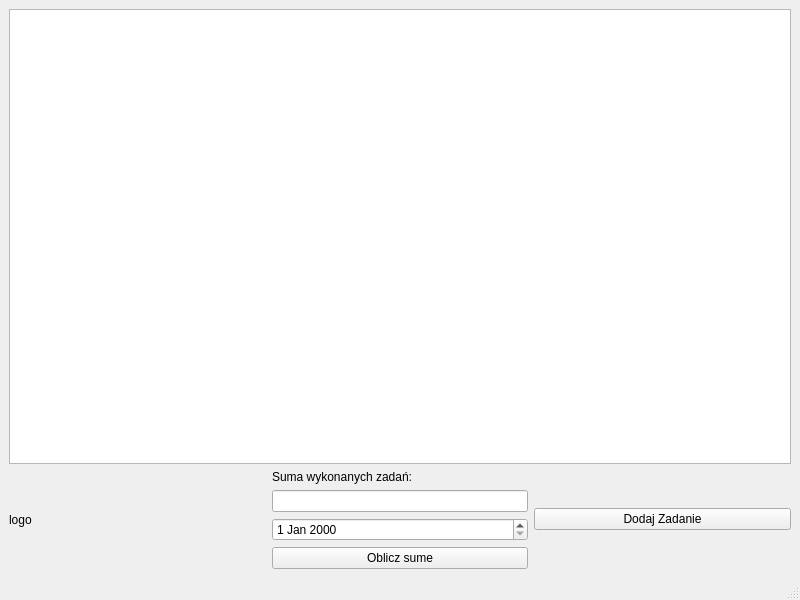
<?xml version="1.0" encoding="UTF-8"?>
<ui version="4.0">
 <class>MainWindow</class>
 <widget class="QMainWindow" name="MainWindow">
  <property name="geometry">
   <rect>
    <x>0</x>
    <y>0</y>
    <width>800</width>
    <height>600</height>
   </rect>
  </property>
  <property name="windowTitle">
   <string>MainWindow</string>
  </property>
  <widget class="QWidget" name="centralwidget">
   <layout class="QGridLayout" name="gridLayout">
    <item row="0" column="0">
     <layout class="QVBoxLayout" name="verticalLayout_2">
      <item>
       <widget class="QTableWidget" name="tableWidget"/>
      </item>
      <item>
       <layout class="QHBoxLayout" name="horizontalLayout" stretch="3,3,3">
        <item>
         <widget class="QLabel" name="logo">
          <property name="text">
           <string>logo</string>
          </property>
         </widget>
        </item>
        <item>
         <layout class="QVBoxLayout" name="verticalLayout">
          <item>
           <widget class="QLabel" name="label_2">
            <property name="text">
             <string>Suma wykonanych zadań:</string>
            </property>
           </widget>
          </item>
          <item>
           <widget class="QLineEdit" name="lineEdit"/>
          </item>
          <item>
           <widget class="QDateEdit" name="wybierzDate"/>
          </item>
          <item>
           <widget class="QPushButton" name="ObliczSume">
            <property name="text">
             <string>Oblicz sume</string>
            </property>
           </widget>
          </item>
         </layout>
        </item>
        <item>
         <widget class="QPushButton" name="Dodajzawodnika">
          <property name="text">
           <string>Dodaj Zadanie</string>
          </property>
         </widget>
        </item>
       </layout>
      </item>
     </layout>
    </item>
   </layout>
  </widget>
  <widget class="QMenuBar" name="menubar">
   <property name="geometry">
    <rect>
     <x>0</x>
     <y>0</y>
     <width>800</width>
     <height>21</height>
    </rect>
   </property>
  </widget>
  <widget class="QStatusBar" name="statusbar"/>
 </widget>
 <resources/>
 <connections/>
</ui>
